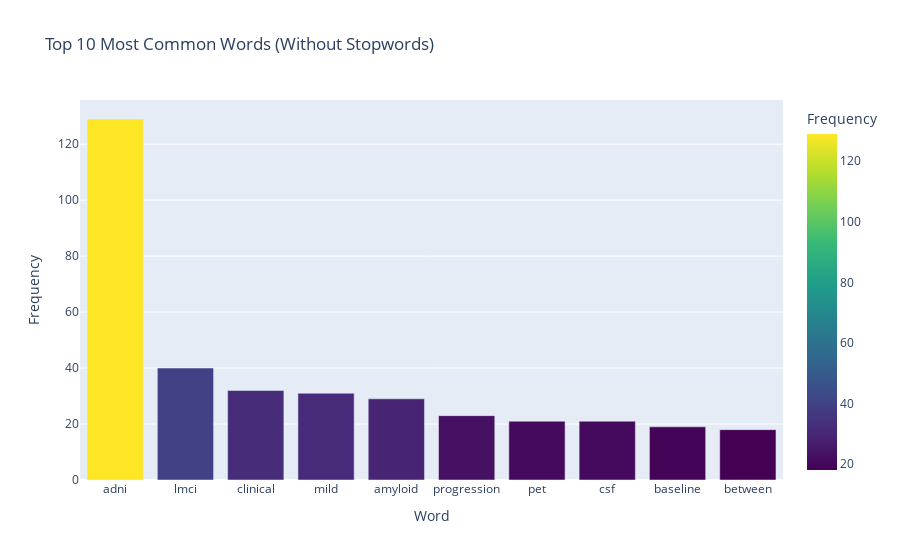

Source (notebook cell):
### Code cell
# ------------------------------------
# Load spaCy model for NER
# ------------------------------------
nlp = spacy.load("en_core_web_sm")

# ------------------------------------
# Load the cleaned train.csv file
# ------------------------------------
train_csv_path = "datasets/cleaned_train.csv"
df = pd.read_csv(train_csv_path)

# ------------------------------------
# Define the paper ID
# ------------------------------------
paper_id = "60246e83-563c-41be-afb7-19d536fc66fc"

# ------------------------------------
# Display datasets mentioned in the paper
# ------------------------------------
def show_datasets_in_paper(paper_id, df):
    paper_row = df[df["Id"] == paper_id]
    print("\nDatasets mentioned in the paper:")
    print(paper_row[["dataset_title", "dataset_label"]].drop_duplicates())

show_datasets_in_paper(paper_id, df)

# ------------------------------------
# Load paper JSON safely
# ------------------------------------
def load_paper_json(paper_id, json_path="datasets"):
    paper_file = os.path.join(json_path, f"{paper_id}.json")
    with open(paper_file, "r", encoding="utf-8") as f:
        paper = json.load(f)
    return paper

# ------------------------------------
# Display first few paragraphs
# ------------------------------------
def display_paper_intro(paper_id, json_path="datasets", num_paragraphs=5):
    paper = load_paper_json(paper_id, json_path)
    print(f"\n--- First {num_paragraphs} Paragraphs from Paper ID: {paper_id} ---")
    for p in paper[:num_paragraphs]:
        print(p["text"][:500])  # Limit paragraph length
        print("=" * 50)

display_paper_intro(paper_id, json_path="datasets")

# ------------------------------------
# Step 1: Word Frequency Analysis (without stopwords)
# ------------------------------------
def word_frequency_analysis(paper_id, json_path="datasets"):
    paper = load_paper_json(paper_id, json_path)
    text = " ".join([p["text"] for p in paper])
    
    stopwords = set([
        "the", "and", "in", "to", "of", "for", "with", "on", "by", "a", "an",
        "as", "at", "is", "was", "were", "it", "that", "this", "be", "been",
        "being", "has", "have", "had", "we", "will", "or", "from", "are", "such",
        "also", "may", "can", "using", "use", "used", "our", "these", "those"
    ])
    
    words = re.findall(r'\b\w+\b', text.lower())
    filtered_words = [word for word in words if word not in stopwords and len(word) > 2]
    word_counts = Counter(filtered_words)
    
    print("\nMost common words (without stopwords):")
    for word, count in word_counts.most_common(10):
        print(f"{word}: {count}")
    
    return word_counts

# ------------------------------------
# Step 2: Named Entity Recognition (NER)
# ------------------------------------
def named_entity_recognition(paper_id, json_path="datasets"):
    paper = load_paper_json(paper_id, json_path)
    text = " ".join([p["text"] for p in paper])
    doc = nlp(text)
    
    entities = [ent.text.strip() for ent in doc.ents if len(ent.text.strip()) > 2]
    entity_counts = Counter(entities)
    
    print("\nMost common named entities:")
    for entity, count in entity_counts.most_common(10):
        print(f"{entity}: {count}")
    
    return entity_counts

# ------------------------------------
# Step 3: Generate Word Cloud
# ------------------------------------
def generate_word_cloud(word_counts):
    wordcloud = WordCloud(width=1000, height=500, background_color="white").generate_from_frequencies(word_counts)
    
    plt.figure(figsize=(15, 7))
    plt.imshow(wordcloud, interpolation="bilinear")
    plt.axis("off")
    plt.title("Word Cloud of Paper", fontsize=20)
    plt.show()

# ------------------------------------
# Step 4: Plot Word Frequency (Plotly)
# ------------------------------------
def plot_word_frequency(word_counts):
    top_words = dict(word_counts.most_common(10))
    data = pd.DataFrame({"Word": list(top_words.keys()), "Count": list(top_words.values())})
    
    fig = px.bar(
        data,
        x="Word",
        y="Count",
        title="Top 10 Most Common Words (Without Stopwords)",
        labels={"Word": "Word", "Count": "Frequency"},
        color="Count",
        color_continuous_scale="Viridis"
    )
    fig.show()

# ------------------------------------
# ===================
# RUNNING THE ANALYSIS
# ===================
# ------------------------------------
print("\nWord Frequency Analysis (without stopwords):")
word_counts = word_frequency_analysis(paper_id, json_path="datasets")

print("\nNamed Entity Recognition (NER):")
entity_counts = named_entity_recognition(paper_id, json_path="datasets")

# Word Cloud
generate_word_cloud(word_counts)

# Plotly interactive bar chart
plot_word_frequency(word_counts)

### Figure 1 — Plotly figure (JSON) as saved in the notebook; plotly's stock layout.template omitted (floating-point values rounded to 4 significant figures)
{"data": [{"alignmentgroup": "True", "hovertemplate": "Word=%{x}<br>Frequency=%{marker.color}<extra></extra>", "legendgroup": "", "marker": {"color": [129, 40, 32, 31, 29, 23, 21, 21, 19, 18], "coloraxis": "coloraxis", "pattern": {"shape": ""}}, "name": "", "offsetgroup": "", "orientation": "v", "showlegend": false, "textposition": "auto", "type": "bar", "x": ["adni", "lmci", "clinical", "mild", "amyloid", "progression", "pet", "csf", "baseline", "between"], "xaxis": "x", "y": [129, 40, 32, 31, 29, 23, 21, 21, 19, 18], "yaxis": "y"}], "layout": {"barmode": "relative", "coloraxis": {"colorbar": {"title": {"text": "Frequency"}}, "colorscale": [[0, "#440154"], [0.1111, "#482878"], [0.2222, "#3e4989"], [0.3333, "#31688e"], [0.4444, "#26828e"], [0.5556, "#1f9e89"], [0.6667, "#35b779"], [0.7778, "#6ece58"], [0.8889, "#b5de2b"], [1, "#fde725"]]}, "legend": {"tracegroupgap": 0}, "title": {"text": "Top 10 Most Common Words (Without Stopwords)"}, "xaxis": {"anchor": "y", "domain": [0, 1], "title": {"text": "Word"}}, "yaxis": {"anchor": "x", "domain": [0, 1], "title": {"text": "Frequency"}}}}
